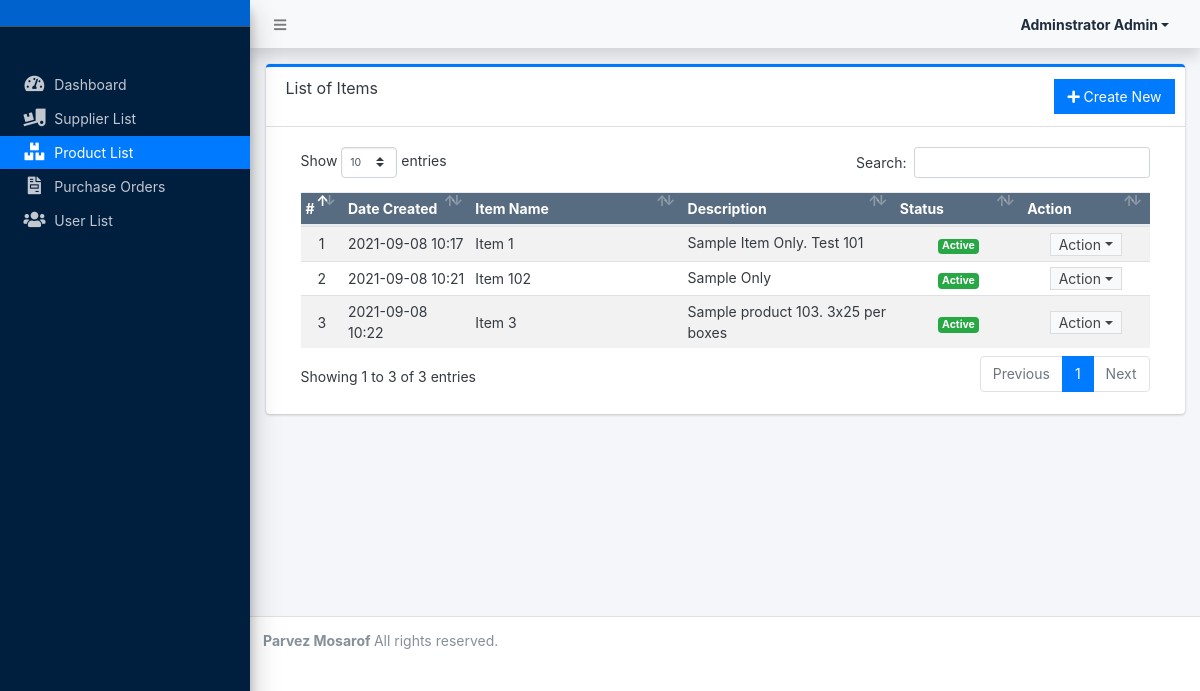
Screenshot of /admin/?page=items (signed in) with the database file from the repository.
### tables this page shows
CREATE TABLE `item_list` (
  `id` int(30) NOT NULL,
  `name` varchar(250) NOT NULL,
  `description` text NOT NULL,
  `status` tinyint(1) NOT NULL DEFAULT 0 COMMENT ' 1 = Active, 0 = Inactive',
  `date_created` datetime NOT NULL DEFAULT current_timestamp()
);

### admin/items/index.php (the view, shortened to what this page needs)
<div class="card card-outline card-primary">
	<div class="card-header">
		<h3 class="card-title">List of Items</h3>
		<div class="card-tools">
			<a href="javascript:void(0)" id="create_new" class="btn btn-flat btn-primary"><span class="fas fa-plus"></span>  Create New</a>
		</div>
	</div>
	<div class="card-body">
		<div class="container-fluid">
        <div class="container-fluid">
			<table class="table table-hover table-striped">
				<colgroup>
					<col width="5%">
					<col width="15%">
					<col width="25%">
					<col width="25%">
					<col width="15%">
					<col width="15%">
				</colgroup>
				<thead>
					<tr class="bg-navy disabled">
						<th>#</th>
						<th>Date Created</th>
						<th>Item Name</th>
						<th>Description</th>
						<th>Status</th>
						<th>Action</th>
					</tr>
				</thead>
				<tbody>
					<?php
					$i = 1;
					$qry = $conn->query("SELECT * from `item_list` order by (`name`) asc ");
					while($row = $qry->fetch_assoc()):
						$row['description'] = html_entity_decode($row['description']);
					?>
						<tr>
							<td class="text-center"><?php echo $i++; ?></td>
							<td><?php echo date("Y-m-d H:i",strtotime($row['date_created'])) ?></td>
							<td><?php echo $row['name'] ?></td>
							<td class='truncate-3' title="<?php echo $row['description'] ?>"><?php echo $row['description'] ?></td>
							<td class="text-center">
								<?php if($row['status'] == 1): ?>
									<span class="badge badge-success">Active</span>
								<?php else: ?>
									<span class="badge badge-secondary">Inactive</span>
								<?php endif; ?>
							</td>
							<td align="center">
								 <button type="button" class="btn btn-flat btn-default btn-sm dropdown-toggle dropdown-icon py-0" data-toggle="dropdown">
				                  		Action
				                  </button>
							</td>
						</tr>
					<?php endwhile; ?>
				</tbody>
			</table>
		</div>
		</div>
	</div>
</div>

### rows the page displays
item_list: date_created "2021-09-08 10:17", name "Item 1", description "Sample Item Only. Test 101", status "Active"
item_list: date_created "2021-09-08 10:21", name "Item 102", description "Sample Only", status "Active"
item_list: date_created "2021-09-08 10:22", name "Item 3", description "Sample product 103. 3x25 per boxes", status "Active"

### other values shown
$_settings->userdata('firstname').' '.$_settings->userdata('lastname') "Adminstrator Admin"
